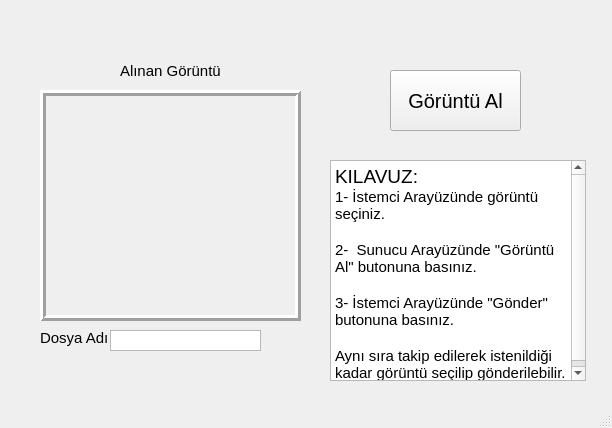
<?xml version="1.0" encoding="UTF-8"?>
<ui version="4.0">
 <class>MainWindow</class>
 <widget class="QMainWindow" name="MainWindow">
  <property name="geometry">
   <rect>
    <x>0</x>
    <y>0</y>
    <width>612</width>
    <height>428</height>
   </rect>
  </property>
  <property name="windowTitle">
   <string>SUNUCU</string>
  </property>
  <widget class="QWidget" name="centralwidget">
   <widget class="QPushButton" name="pushButton">
    <property name="geometry">
     <rect>
      <x>390</x>
      <y>70</y>
      <width>131</width>
      <height>61</height>
     </rect>
    </property>
    <property name="font">
     <font>
      <pointsize>15</pointsize>
     </font>
    </property>
    <property name="text">
     <string>Görüntü Al</string>
    </property>
   </widget>
   <widget class="QLabel" name="label_picture">
    <property name="geometry">
     <rect>
      <x>40</x>
      <y>90</y>
      <width>261</width>
      <height>231</height>
     </rect>
    </property>
    <property name="focusPolicy">
     <enum>Qt::NoFocus</enum>
    </property>
    <property name="autoFillBackground">
     <bool>false</bool>
    </property>
    <property name="styleSheet">
     <string notr="true">Backgroun-color : Red;</string>
    </property>
    <property name="frameShape">
     <enum>QFrame::Box</enum>
    </property>
    <property name="frameShadow">
     <enum>QFrame::Raised</enum>
    </property>
    <property name="lineWidth">
     <number>3</number>
    </property>
    <property name="text">
     <string/>
    </property>
   </widget>
   <widget class="QLabel" name="label_2">
    <property name="geometry">
     <rect>
      <x>40</x>
      <y>330</y>
      <width>71</width>
      <height>16</height>
     </rect>
    </property>
    <property name="font">
     <font>
      <pointsize>11</pointsize>
     </font>
    </property>
    <property name="text">
     <string>Dosya Adı</string>
    </property>
   </widget>
   <widget class="QTextBrowser" name="textBrowser_Path">
    <property name="geometry">
     <rect>
      <x>110</x>
      <y>330</y>
      <width>151</width>
      <height>21</height>
     </rect>
    </property>
    <property name="verticalScrollBarPolicy">
     <enum>Qt::ScrollBarAlwaysOff</enum>
    </property>
    <property name="horizontalScrollBarPolicy">
     <enum>Qt::ScrollBarAlwaysOff</enum>
    </property>
   </widget>
   <widget class="QLabel" name="label">
    <property name="geometry">
     <rect>
      <x>120</x>
      <y>60</y>
      <width>101</width>
      <height>21</height>
     </rect>
    </property>
    <property name="font">
     <font>
      <pointsize>11</pointsize>
      <weight>50</weight>
      <bold>false</bold>
     </font>
    </property>
    <property name="text">
     <string>Alınan Görüntü</string>
    </property>
   </widget>
   <widget class="QTextBrowser" name="textBrowser">
    <property name="geometry">
     <rect>
      <x>330</x>
      <y>160</y>
      <width>256</width>
      <height>221</height>
     </rect>
    </property>
    <property name="html">
     <string>&lt;!DOCTYPE HTML PUBLIC &quot;-//W3C//DTD HTML 4.0//EN&quot; &quot;http://www.w3.org/TR/REC-html40/strict.dtd&quot;&gt;
&lt;html&gt;&lt;head&gt;&lt;meta name=&quot;qrichtext&quot; content=&quot;1&quot; /&gt;&lt;style type=&quot;text/css&quot;&gt;
p, li { white-space: pre-wrap; }
&lt;/style&gt;&lt;/head&gt;&lt;body style=&quot; font-family:'MS Shell Dlg 2'; font-size:8.25pt; font-weight:400; font-style:normal;&quot;&gt;
&lt;p style=&quot; margin-top:0px; margin-bottom:0px; margin-left:0px; margin-right:0px; -qt-block-indent:0; text-indent:0px;&quot;&gt;&lt;span style=&quot; font-size:14pt;&quot;&gt;KILAVUZ:&lt;/span&gt;&lt;/p&gt;
&lt;p style=&quot; margin-top:0px; margin-bottom:0px; margin-left:0px; margin-right:0px; -qt-block-indent:0; text-indent:0px;&quot;&gt;&lt;span style=&quot; font-size:11pt;&quot;&gt;1- İstemci Arayüzünde görüntü seçiniz.&lt;/span&gt;&lt;/p&gt;
&lt;p style=&quot;-qt-paragraph-type:empty; margin-top:0px; margin-bottom:0px; margin-left:0px; margin-right:0px; -qt-block-indent:0; text-indent:0px; font-size:11pt;&quot;&gt;&lt;br /&gt;&lt;/p&gt;
&lt;p style=&quot; margin-top:0px; margin-bottom:0px; margin-left:0px; margin-right:0px; -qt-block-indent:0; text-indent:0px;&quot;&gt;&lt;span style=&quot; font-size:11pt;&quot;&gt;2-  Sunucu Arayüzünde &amp;quot;Görüntü Al&amp;quot; butonuna basınız.&lt;/span&gt;&lt;/p&gt;
&lt;p style=&quot;-qt-paragraph-type:empty; margin-top:0px; margin-bottom:0px; margin-left:0px; margin-right:0px; -qt-block-indent:0; text-indent:0px; font-size:11pt;&quot;&gt;&lt;br /&gt;&lt;/p&gt;
&lt;p style=&quot; margin-top:0px; margin-bottom:0px; margin-left:0px; margin-right:0px; -qt-block-indent:0; text-indent:0px;&quot;&gt;&lt;span style=&quot; font-size:11pt;&quot;&gt;3- İstemci Arayüzünde &amp;quot;Gönder&amp;quot; butonuna basınız.&lt;/span&gt;&lt;/p&gt;
&lt;p style=&quot;-qt-paragraph-type:empty; margin-top:0px; margin-bottom:0px; margin-left:0px; margin-right:0px; -qt-block-indent:0; text-indent:0px; font-size:11pt;&quot;&gt;&lt;br /&gt;&lt;/p&gt;
&lt;p style=&quot; margin-top:0px; margin-bottom:0px; margin-left:0px; margin-right:0px; -qt-block-indent:0; text-indent:0px;&quot;&gt;&lt;span style=&quot; font-size:11pt;&quot;&gt;Aynı sıra takip edilerek istenildiği kadar görüntü seçilip gönderilebilir.&lt;/span&gt;&lt;/p&gt;&lt;/body&gt;&lt;/html&gt;</string>
    </property>
   </widget>
  </widget>
  <widget class="QMenuBar" name="menubar">
   <property name="geometry">
    <rect>
     <x>0</x>
     <y>0</y>
     <width>612</width>
     <height>21</height>
    </rect>
   </property>
  </widget>
  <widget class="QStatusBar" name="statusbar"/>
 </widget>
 <resources/>
 <connections/>
</ui>
